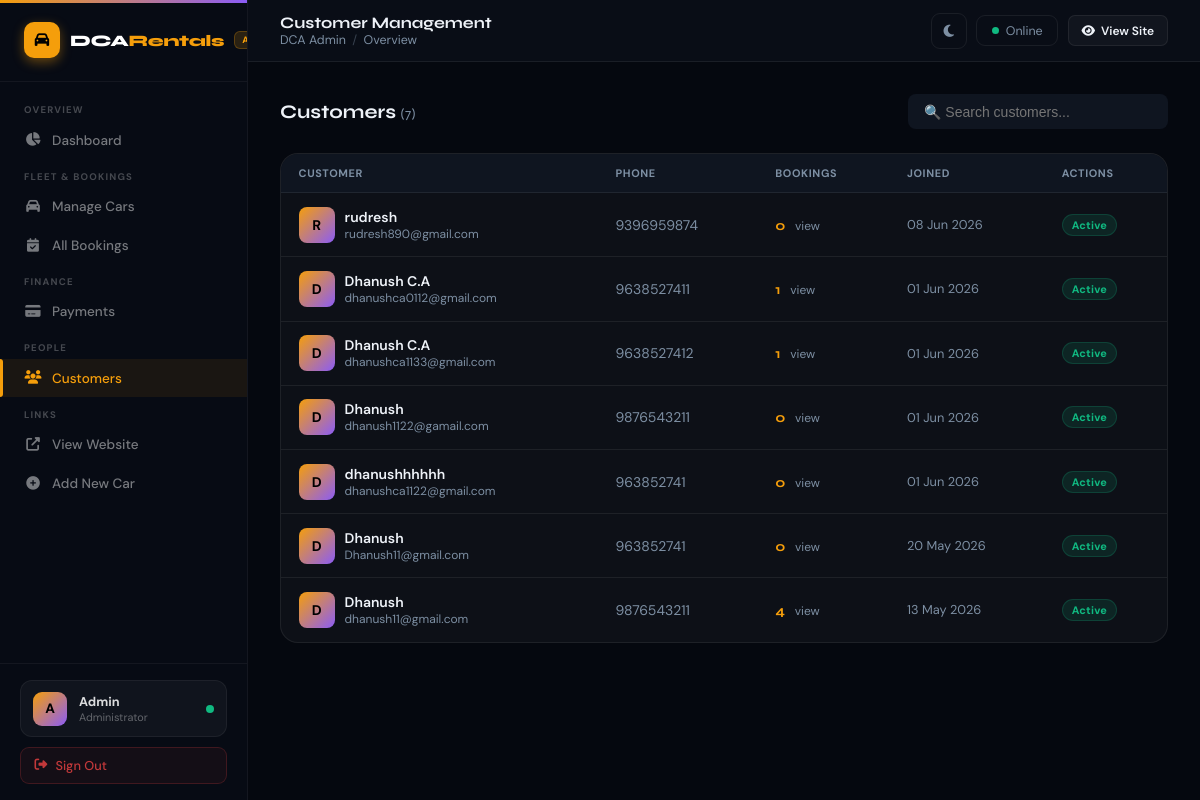
The app's page /admin/users (signed in) with its own data.
### app.py (models this page shows, shortened)
class User(db.Model):
    id = db.Column(db.Integer, primary_key=True)
    name = db.Column(db.String(100), nullable=False)
    email = db.Column(db.String(150), unique=True, nullable=False)
    phone = db.Column(db.String(15))
    password_hash = db.Column(db.String(256), nullable=False)
    is_admin = db.Column(db.Boolean, default=False)
    created_at = db.Column(db.DateTime, default=datetime.utcnow)
    bookings = db.relationship('Booking', backref='user', lazy=True)
    reviews = db.relationship('Review', backref='user', lazy=True)
    wishlist = db.relationship('Wishlist', backref='user', lazy=True)

### app.py (the view)
@app.route('/admin/users')
@admin_required
def admin_users():
    users = User.query.filter_by(is_admin=False).order_by(User.created_at.desc()).all()
    users_data = []
    for u in users:
        bookings = Booking.query.filter_by(user_id=u.id).count()
        users_data.append({'user': u, 'bookings': bookings})
    return render_template('admin_users.html', users_data=users_data)

### app.py (called while the page is built)
@app.context_processor
def inject_globals():
    from datetime import date
    pending = 0
    if 'user_id' in session and session.get('is_admin'):
        pending = Booking.query.filter_by(payment_status='paid', status='payment_pending').count()
    return dict(today=date.today().isoformat(), pending_payments_count=pending)

def admin_required(f):
    @wraps(f)
    def decorated(*args, **kwargs):
        if 'user_id' not in session:
            return redirect(url_for('admin_login'))
        user = User.query.get(session['user_id'])
        if not user or not user.is_admin:
            flash('Admin access required.', 'danger')
            return redirect(url_for('admin_login'))
        return f(*args, **kwargs)
    return decorated

### templates/admin_users.html (shortened to what this page needs)
{% extends "admin_base.html" %}
{% block page_title %}Customer Management{% endblock %}
{% block content %}
<div style="display:flex;justify-content:space-between;align-items:center;margin-bottom:1.5rem;flex-wrap:wrap;gap:1rem;">
    <h2 style="font-family:'Syne',sans-serif;font-size:1.2rem;font-weight:700;">Customers <span style="color:var(--text2);font-size:0.875rem;font-weight:400;">({{ users_data|length }})</span></h2>
    <input type="text" placeholder="🔍 Search customers..." style="padding:0.6rem 1rem;border-radius:8px;border:1.5px solid var(--card-border);background:var(--bg3);color:var(--text);font-size:0.875rem;outline:none;width:260px" oninput="filterUsers(this.value)">
</div>
<div class="table-card">
    <div class="table-wrap">
        <table id="users-table">
            <thead>
                <tr><th>Customer</th><th>Phone</th><th>Bookings</th><th>Joined</th><th>Actions</th></tr>
            </thead>
            <tbody>
                {% for item in users_data %}
                <tr>
                    <td>
                        <div style="display:flex;align-items:center;gap:10px">
                            <div style="width:36px;height:36px;border-radius:8px;background:linear-gradient(135deg,var(--accent),var(--purple));display:flex;align-items:center;justify-content:center;font-weight:700;font-size:0.875rem;color:#000;flex-shrink:0">
                                {{ item.user.name[0].upper() }}
                            </div>
                            <div>
                                <div style="font-weight:600;font-size:0.875rem">{{ item.user.name }}</div>
                                <div style="font-size:0.75rem;color:var(--text2)">{{ item.user.email }}</div>
                            </div>
                        </div>
                    </td>
                    <td style="color:var(--text2);font-size:0.875rem">{{ item.user.phone or '-' }}</td>
                    <td>
                        <span style="font-family:'Syne',sans-serif;font-weight:700;color:var(--accent)">{{ item.bookings }}</span>
                        <a href="/admin/bookings" style="font-size:0.75rem;color:var(--text2);margin-left:6px">view</a>
                    </td>
                    <td style="font-size:0.8rem;color:var(--text2)">{{ item.user.created_at.strftime('%d %b %Y') }}</td>
                    <td><span class="badge badge-success">Active</span></td>
                </tr>
                {% endfor %}
            </tbody>
        </table>
    </div>
</div>
{% endblock %}

### templates/admin_base.html (shortened to what this page needs)
<!DOCTYPE html>
<html lang="en" data-theme="dark">
<head>
  <link rel="stylesheet" href="https://cdnjs.cloudflare.com/ajax/libs/font-awesome/6.5.0/css/all.min.css">
</head>
<body>
<aside class="sidebar" id="sidebar">
  <div class="sidebar-logo">
    <div class="logo-sq"><i class="fas fa-car"></i></div>
    <div class="logo-txt">DCA<span>Rentals</span></div>
    <div class="logo-pill">ADMIN</div>
  </div>
  <nav class="sidebar-nav">
    <div class="nav-section">Overview</div>
    <a href="/admin/dashboard" class="nav-item {% if request.endpoint=='admin_dashboard' %}active{% endif %}">
      <i class="fas fa-chart-pie"></i> Dashboard
    </a>
    <div class="nav-section">Fleet & Bookings</div>
    <a href="/admin/cars" class="nav-item {% if 'car' in request.endpoint %}active{% endif %}">
      <i class="fas fa-car"></i> Manage Cars
    </a>
    <a href="/admin/bookings" class="nav-item {% if request.endpoint=='admin_bookings' %}active{% endif %}">
      <i class="fas fa-calendar-check"></i> All Bookings
    </a>
    <div class="nav-section">Finance</div>
    <a href="/admin/payments" class="nav-item {% if request.endpoint=='admin_payments' %}active{% endif %}">
      <i class="fas fa-credit-card"></i> Payments
      {% set pc = pending_payments_count if pending_payments_count is defined else 0 %}
    </a>
    <div class="nav-section">People</div>
    <a href="/admin/users" class="nav-item {% if request.endpoint=='admin_users' %}active{% endif %}">
      <i class="fas fa-users"></i> Customers
    </a>
    <div class="nav-section">Links</div>
    <a href="/" target="_blank" class="nav-item">
      <i class="fas fa-external-link-alt"></i> View Website
    </a>
    <a href="/admin/car/add" class="nav-item {% if request.endpoint=='admin_add_car' %}active{% endif %}">
      <i class="fas fa-plus-circle"></i> Add New Car
    </a>
  </nav>
  <div class="sidebar-footer">
    <div class="sidebar-user">
      <div class="su-avatar">{{ session.user_name[0].upper() if session.user_name else 'A' }}</div>
      <div>
        <div class="su-name">{{ session.user_name or 'Admin' }}</div>
        <div class="su-role">Administrator</div>
      </div>
      <div class="su-status" title="Online"></div>
    </div>
    <a href="/logout" class="sidebar-logout"><i class="fas fa-sign-out-alt"></i> Sign Out</a>
  </div>
</aside>
<div class="main-wrap">
  <header class="topbar">
    <div class="topbar-left">
      <div>
        <div class="topbar-page">{% block page_title %}Dashboard{% endblock %}</div>
        <div class="topbar-breadcrumb">
          <span>DCA Admin</span>
          <span class="sep">/</span>
          <span>{% block breadcrumb %}Overview{% endblock %}</span>
        </div>
      </div>
    </div>
    <div class="topbar-right">
      <button class="tb-btn" onclick="toggleTheme()" title="Toggle theme">
        <i class="fas fa-moon" id="theme-icon"></i>
      </button>
      <div style="display:flex;align-items:center;gap:7px;padding:.4rem .9rem;border-radius:9px;border:1.5px solid var(--border);font-size:.78rem;color:var(--text2);">
        <div style="width:7px;height:7px;background:var(--green);border-radius:50%;"></div>
        Online
      </div>
      <a href="/" target="_blank" class="btn btn-secondary btn-sm"><i class="fas fa-eye"></i> View Site</a>
    </div>
  </header>
  <main class="page-content">{% block content %}{% endblock %}</main>
</div>
</body>
</html>

### records on screen
User: name "Admin"
User: user "R", user.name "rudresh", user.email "rudresh890@gmail.com", user "9396959874", user.created_at "08 Jun 2026"
User: user "D", user.name "Dhanush C.A", user.email "dhanushca0112@gmail.com", user "9638527411", user.created_at "01 Jun 2026"
User: user "D", user.name "Dhanush C.A", user.email "dhanushca1133@gmail.com", user "9638527412", user.created_at "01 Jun 2026"
User: user "D", user.name "Dhanush", user.email "dhanush1122@gamail.com", user "9876543211", user.created_at "01 Jun 2026"
User: user "D", user.name "dhanushhhhhh", user.email "dhanushca1122@gmail.com", user "963852741", user.created_at "01 Jun 2026"
User: user "D", user.name "Dhanush", user.email "Dhanush11@gmail.com", user "963852741", user.created_at "20 May 2026"
User: user "D", user.name "Dhanush", user.email "dhanush11@gmail.com", user "9876543211", user.created_at "13 May 2026"

### other values on screen
{{ session.user_name[0].upper() if session.user_name else 'A' }} "A"
{{ users_data|length }} "7"
{{ item.bookings }} "0" "1" "1" "0" "0" "0" "4"
